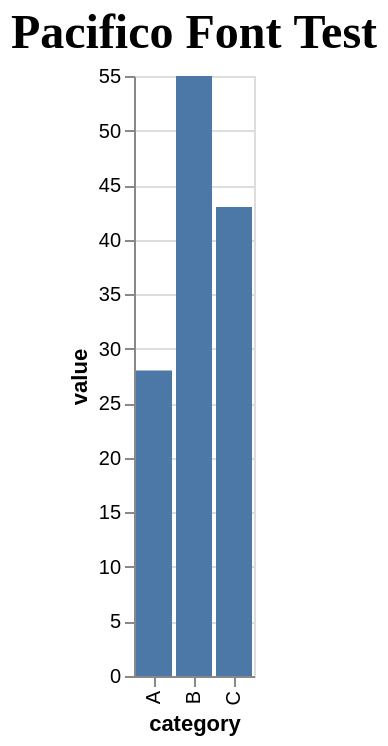

The specification (Vega-Lite) saved for this image:
### Vega-Lite specification from a JSON file in a GitHub repository (floating-point values rounded to 4 significant figures)
{"$schema": "https://vega.github.io/schema/vega-lite/v5.json", "data": {"values": [{"category": "A", "value": 28}, {"category": "B", "value": 55}, {"category": "C", "value": 43}]}, "mark": "bar", "encoding": {"x": {"field": "category"}, "y": {"field": "value", "type": "quantitative"}}, "title": "Pacifico Font Test", "config": {"title": {"font": "Pacifico", "fontSize": 24}}}
